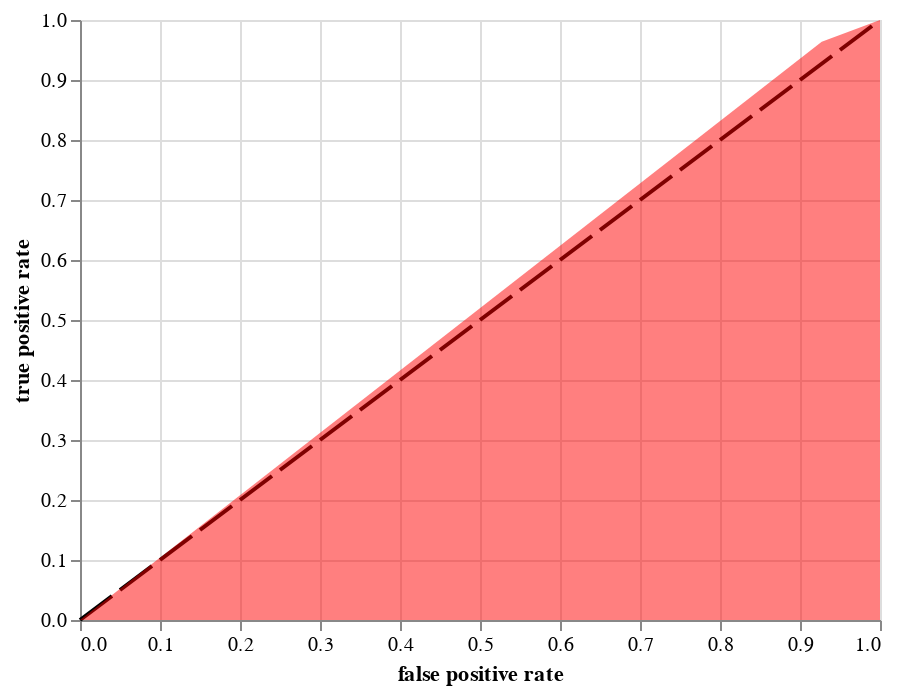

The cell this chart's notebook holds for it:
### Markdown cell above
> The final precision score for multitask RFC with interpolated imputation is 0.4771

### Code cell
iterpute_model.visualize('roc', iterpute_test, task='algea_EC50')

### Figure 1 — Vega-Lite specification as saved in the notebook (floating-point values rounded to 4 significant figures)
{"config": {"view": {"continuousWidth": 400, "continuousHeight": 300}}, "layer": [{"data": {"name": "data-28880620c4ce6846c6811bc07c83cec4"}, "mark": {"type": "line", "color": "black", "strokeDash": [20, 5]}, "encoding": {"x": {"type": "quantitative", "field": "line", "scale": {"domain": [0.0, 1.0]}, "title": "false positive rate"}, "y": {"type": "quantitative", "field": "line", "scale": {"domain": [0.0, 1.0]}, "title": "true positive rate"}}}, {"data": {"name": "data-647408c3e5d3f2831f233a3e55f0d813"}, "mark": {"type": "area", "fill": "red", "fillOpacity": 0.5}, "encoding": {"x": {"type": "quantitative", "field": "fpr", "title": "false positive rate"}, "y": {"type": "quantitative", "field": "tpr", "title": "true positive rate"}}}], "$schema": "https://vega.github.io/schema/vega-lite/v4.8.1.json", "datasets": {"data-28880620c4ce6846c6811bc07c83cec4": [{"line": 0}, {"line": 1}], "data-647408c3e5d3f2831f233a3e55f0d813": [{"fpr": 0.0, "tpr": 0.0, "thresholds": 2}, {"fpr": 0.9272, "tpr": 0.9638, "thresholds": 1}, {"fpr": 1.0, "tpr": 1.0, "thresholds": 0}]}}
